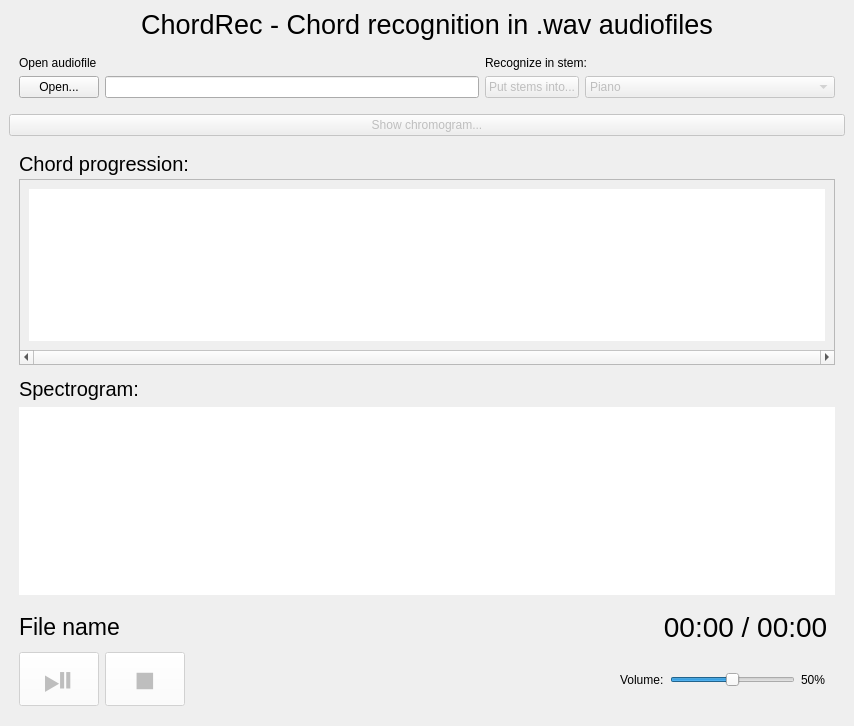
<?xml version="1.0" encoding="UTF-8"?>
<ui version="4.0">
 <class>MainWindow</class>
 <widget class="QMainWindow" name="MainWindow">
  <property name="geometry">
   <rect>
    <x>0</x>
    <y>0</y>
    <width>854</width>
    <height>726</height>
   </rect>
  </property>
  <property name="sizePolicy">
   <sizepolicy hsizetype="MinimumExpanding" vsizetype="MinimumExpanding">
    <horstretch>0</horstretch>
    <verstretch>0</verstretch>
   </sizepolicy>
  </property>
  <property name="windowTitle">
   <string>MainWindow</string>
  </property>
  <widget class="QWidget" name="centralwidget">
   <layout class="QVBoxLayout" name="verticalLayout_3">
    <item>
     <layout class="QVBoxLayout" name="verticalLayout_2">
      <item>
       <widget class="QLabel" name="MainLabel">
        <property name="font">
         <font>
          <pointsize>20</pointsize>
         </font>
        </property>
        <property name="text">
         <string>ChordRec - Chord recognition in .wav audiofiles</string>
        </property>
        <property name="alignment">
         <set>Qt::AlignCenter</set>
        </property>
       </widget>
      </item>
      <item>
       <layout class="QGridLayout" name="gridLayout">
        <property name="leftMargin">
         <number>10</number>
        </property>
        <property name="topMargin">
         <number>10</number>
        </property>
        <property name="rightMargin">
         <number>10</number>
        </property>
        <property name="bottomMargin">
         <number>10</number>
        </property>
        <item row="0" column="0" colspan="2">
         <widget class="QLabel" name="label_2">
          <property name="text">
           <string>Open audiofile</string>
          </property>
         </widget>
        </item>
        <item row="1" column="0">
         <widget class="QPushButton" name="OpenFileButton">
          <property name="text">
           <string>Open...</string>
          </property>
         </widget>
        </item>
        <item row="1" column="1">
         <widget class="QLineEdit" name="lineEdit"/>
        </item>
        <item row="0" column="2" colspan="2">
         <widget class="QLabel" name="label_3">
          <property name="text">
           <string>Recognize in stem:</string>
          </property>
         </widget>
        </item>
        <item row="1" column="3">
         <widget class="QComboBox" name="StemsList">
          <property name="enabled">
           <bool>false</bool>
          </property>
          <item>
           <property name="text">
            <string>Piano</string>
           </property>
          </item>
          <item>
           <property name="text">
            <string>Whole accompaniment</string>
           </property>
          </item>
          <item>
           <property name="text">
            <string>Accompaniment without drums and bass</string>
           </property>
          </item>
         </widget>
        </item>
        <item row="1" column="2">
         <widget class="QPushButton" name="stemsButton">
          <property name="enabled">
           <bool>false</bool>
          </property>
          <property name="text">
           <string>Put stems into...</string>
          </property>
         </widget>
        </item>
       </layout>
      </item>
      <item>
       <widget class="QPushButton" name="OpenChromo">
        <property name="enabled">
         <bool>false</bool>
        </property>
        <property name="text">
         <string>Show chromogram...</string>
        </property>
       </widget>
      </item>
      <item>
       <layout class="QVBoxLayout" name="verticalLayout">
        <property name="spacing">
         <number>3</number>
        </property>
        <property name="leftMargin">
         <number>10</number>
        </property>
        <property name="topMargin">
         <number>10</number>
        </property>
        <property name="rightMargin">
         <number>10</number>
        </property>
        <property name="bottomMargin">
         <number>6</number>
        </property>
        <item>
         <widget class="QLabel" name="label_4">
          <property name="font">
           <font>
            <pointsize>15</pointsize>
           </font>
          </property>
          <property name="text">
           <string>Chord progression:</string>
          </property>
         </widget>
        </item>
        <item>
         <widget class="QScrollArea" name="scrollArea">
          <property name="sizePolicy">
           <sizepolicy hsizetype="Expanding" vsizetype="Expanding">
            <horstretch>0</horstretch>
            <verstretch>0</verstretch>
           </sizepolicy>
          </property>
          <property name="minimumSize">
           <size>
            <width>0</width>
            <height>0</height>
           </size>
          </property>
          <property name="verticalScrollBarPolicy">
           <enum>Qt::ScrollBarAsNeeded</enum>
          </property>
          <property name="horizontalScrollBarPolicy">
           <enum>Qt::ScrollBarAlwaysOn</enum>
          </property>
          <property name="widgetResizable">
           <bool>true</bool>
          </property>
          <widget class="QWidget" name="scrollAreaWidgetContents">
           <property name="geometry">
            <rect>
             <x>0</x>
             <y>0</y>
             <width>812</width>
             <height>159</height>
            </rect>
           </property>
           <layout class="QGridLayout" name="gridLayout_2">
            <item row="0" column="0">
             <widget class="MplWidget" name="ChordsWidget" native="true">
              <property name="sizePolicy">
               <sizepolicy hsizetype="Expanding" vsizetype="Expanding">
                <horstretch>0</horstretch>
                <verstretch>0</verstretch>
               </sizepolicy>
              </property>
              <property name="minimumSize">
               <size>
                <width>0</width>
                <height>0</height>
               </size>
              </property>
              <property name="baseSize">
               <size>
                <width>0</width>
                <height>0</height>
               </size>
              </property>
              <property name="styleSheet">
               <string notr="true">background-color: rgb(255,255, 255);</string>
              </property>
             </widget>
            </item>
           </layout>
          </widget>
         </widget>
        </item>
       </layout>
      </item>
      <item>
       <layout class="QGridLayout" name="gridLayout_3">
        <property name="leftMargin">
         <number>10</number>
        </property>
        <property name="topMargin">
         <number>0</number>
        </property>
        <property name="rightMargin">
         <number>10</number>
        </property>
        <property name="bottomMargin">
         <number>10</number>
        </property>
        <item row="0" column="0">
         <widget class="QLabel" name="label_6">
          <property name="font">
           <font>
            <pointsize>15</pointsize>
           </font>
          </property>
          <property name="text">
           <string>Spectrogram:</string>
          </property>
         </widget>
        </item>
        <item row="1" column="0">
         <widget class="MplWidget" name="SpectroWidget" native="true">
          <property name="sizePolicy">
           <sizepolicy hsizetype="Expanding" vsizetype="Expanding">
            <horstretch>0</horstretch>
            <verstretch>0</verstretch>
           </sizepolicy>
          </property>
          <property name="styleSheet">
           <string notr="true">background-color: rgb(255,255, 255);</string>
          </property>
         </widget>
        </item>
       </layout>
      </item>
     </layout>
    </item>
    <item>
     <layout class="QHBoxLayout" name="horizontalLayout">
      <property name="leftMargin">
       <number>10</number>
      </property>
      <property name="rightMargin">
       <number>10</number>
      </property>
      <item>
       <widget class="QLabel" name="SongName">
        <property name="font">
         <font>
          <pointsize>17</pointsize>
         </font>
        </property>
        <property name="text">
         <string>File name</string>
        </property>
       </widget>
      </item>
      <item>
       <widget class="QLabel" name="TimingLabel">
        <property name="font">
         <font>
          <pointsize>21</pointsize>
         </font>
        </property>
        <property name="text">
         <string>00:00 / 00:00 </string>
        </property>
        <property name="alignment">
         <set>Qt::AlignRight|Qt::AlignTrailing|Qt::AlignVCenter</set>
        </property>
       </widget>
      </item>
     </layout>
    </item>
    <item>
     <layout class="QHBoxLayout" name="horizontalLayout_6">
      <property name="leftMargin">
       <number>10</number>
      </property>
      <property name="topMargin">
       <number>3</number>
      </property>
      <property name="bottomMargin">
       <number>10</number>
      </property>
      <item>
       <widget class="QPushButton" name="PlayButton">
        <property name="enabled">
         <bool>false</bool>
        </property>
        <property name="sizePolicy">
         <sizepolicy hsizetype="Fixed" vsizetype="Fixed">
          <horstretch>0</horstretch>
          <verstretch>0</verstretch>
         </sizepolicy>
        </property>
        <property name="minimumSize">
         <size>
          <width>0</width>
          <height>0</height>
         </size>
        </property>
        <property name="font">
         <font>
          <pointsize>30</pointsize>
         </font>
        </property>
        <property name="styleSheet">
         <string notr="true">background-color: rgb(255, 255, 255);</string>
        </property>
        <property name="text">
         <string>⏯</string>
        </property>
       </widget>
      </item>
      <item>
       <widget class="QPushButton" name="StopButton">
        <property name="enabled">
         <bool>false</bool>
        </property>
        <property name="sizePolicy">
         <sizepolicy hsizetype="Fixed" vsizetype="Fixed">
          <horstretch>0</horstretch>
          <verstretch>0</verstretch>
         </sizepolicy>
        </property>
        <property name="font">
         <font>
          <pointsize>30</pointsize>
         </font>
        </property>
        <property name="styleSheet">
         <string notr="true">background-color: rgb(255, 255, 255);</string>
        </property>
        <property name="text">
         <string>⏹</string>
        </property>
       </widget>
      </item>
      <item>
       <layout class="QHBoxLayout" name="horizontalLayout_3">
        <property name="leftMargin">
         <number>10</number>
        </property>
        <property name="topMargin">
         <number>10</number>
        </property>
        <property name="rightMargin">
         <number>10</number>
        </property>
        <property name="bottomMargin">
         <number>10</number>
        </property>
        <item>
         <spacer name="horizontalSpacer">
          <property name="orientation">
           <enum>Qt::Horizontal</enum>
          </property>
          <property name="sizeHint" stdset="0">
           <size>
            <width>400</width>
            <height>20</height>
           </size>
          </property>
         </spacer>
        </item>
        <item>
         <layout class="QHBoxLayout" name="horizontalLayout_2">
          <property name="leftMargin">
           <number>10</number>
          </property>
          <property name="topMargin">
           <number>10</number>
          </property>
          <property name="rightMargin">
           <number>10</number>
          </property>
          <property name="bottomMargin">
           <number>10</number>
          </property>
          <item>
           <widget class="QLabel" name="label_5">
            <property name="text">
             <string>Volume:</string>
            </property>
           </widget>
          </item>
          <item>
           <widget class="QSlider" name="VolumeSlider">
            <property name="sizePolicy">
             <sizepolicy hsizetype="Fixed" vsizetype="Fixed">
              <horstretch>0</horstretch>
              <verstretch>0</verstretch>
             </sizepolicy>
            </property>
            <property name="minimumSize">
             <size>
              <width>125</width>
              <height>0</height>
             </size>
            </property>
            <property name="maximum">
             <number>100</number>
            </property>
            <property name="value">
             <number>50</number>
            </property>
            <property name="sliderPosition">
             <number>50</number>
            </property>
            <property name="orientation">
             <enum>Qt::Horizontal</enum>
            </property>
           </widget>
          </item>
          <item>
           <widget class="QLabel" name="VolumeLabel">
            <property name="text">
             <string>50%</string>
            </property>
           </widget>
          </item>
         </layout>
        </item>
       </layout>
      </item>
     </layout>
    </item>
   </layout>
  </widget>
 </widget>
 <customwidgets>
  <customwidget>
   <class>MplWidget</class>
   <extends>QWidget</extends>
   <header>mplwidget.h</header>
   <container>1</container>
  </customwidget>
 </customwidgets>
 <resources/>
 <connections/>
</ui>
